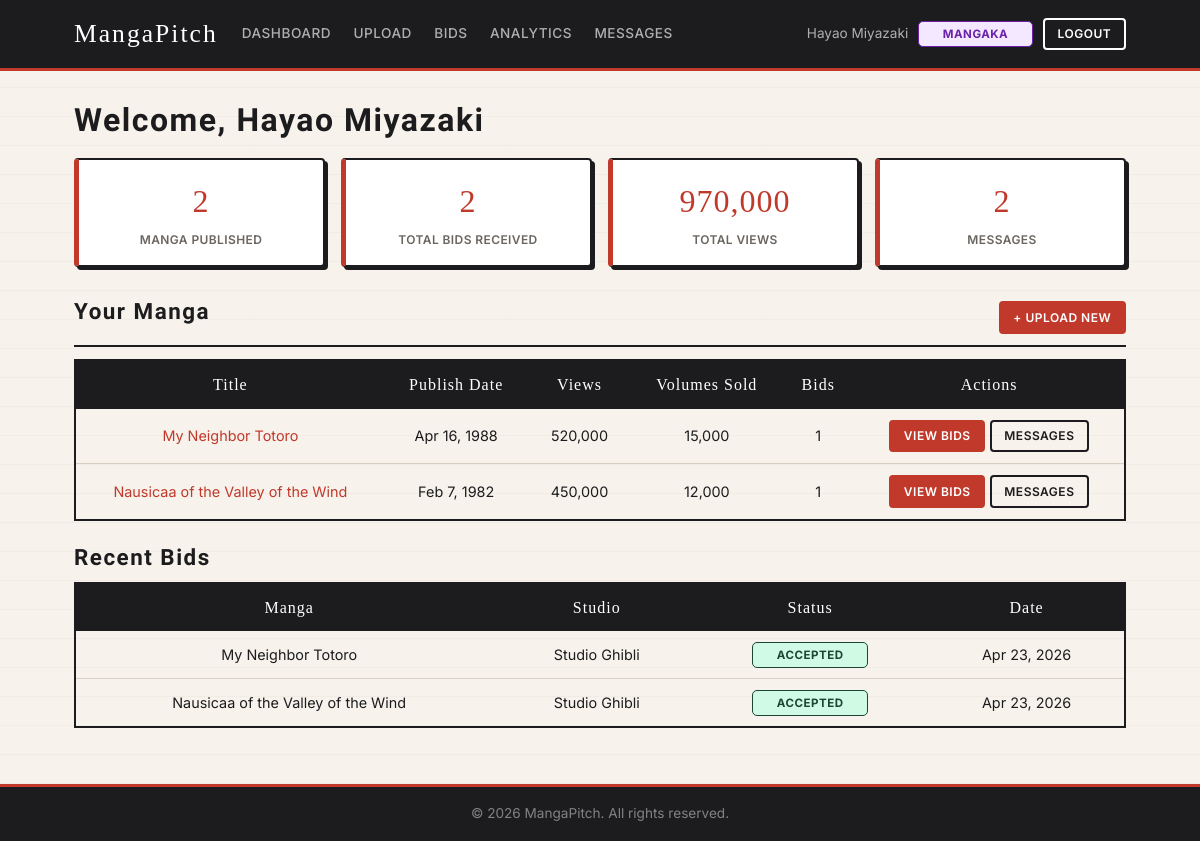
Screenshot of /dashboard/mangaka.php (signed in) with the database file from the repository.
### tables this page shows
CREATE TABLE IF NOT EXISTS `Manga` (
  `MangaID` INT NOT NULL AUTO_INCREMENT,
  `MangakaID` INT NOT NULL,
  `Title` VARCHAR(200) NOT NULL,
  `Synopsis` TEXT DEFAULT NULL,
  `PublishDate` DATE DEFAULT NULL,
  `CoverImage` VARCHAR(255) DEFAULT NULL,
  `PanelImages` TEXT DEFAULT NULL,
  `CreatedAt` TIMESTAMP NOT NULL DEFAULT CURRENT_TIMESTAMP,
  PRIMARY KEY (`MangaID`),
  KEY `idx_manga_mangaka` (`MangakaID`),
  CONSTRAINT `fk_manga_mangaka`
    FOREIGN KEY (`MangakaID`) REFERENCES `Mangaka` (`UserID`)
    ON DELETE CASCADE ON UPDATE CASCADE
);

CREATE TABLE IF NOT EXISTS `Bids` (
  `BidID` INT NOT NULL AUTO_INCREMENT,
  `MangaID` INT NOT NULL,
  `StudioID` INT NOT NULL,
  `BidAmount` DECIMAL(12,2) NOT NULL,
  `Status` ENUM('Pending','Accepted','Rejected','Withdrawn') NOT NULL DEFAULT 'Pending',
  `CreatedAt` TIMESTAMP NOT NULL DEFAULT CURRENT_TIMESTAMP,
  PRIMARY KEY (`BidID`),
  KEY `idx_bids_manga` (`MangaID`),
  KEY `idx_bids_studio` (`StudioID`),
  CONSTRAINT `fk_bids_manga`
    FOREIGN KEY (`MangaID`) REFERENCES `Manga` (`MangaID`)
    ON DELETE CASCADE ON UPDATE CASCADE,
  CONSTRAINT `fk_bids_studio`
    FOREIGN KEY (`StudioID`) REFERENCES `Studio` (`UserID`)
    ON DELETE CASCADE ON UPDATE CASCADE
);

CREATE TABLE IF NOT EXISTS `Users` (
  `UserID` INT NOT NULL AUTO_INCREMENT,
  `Name` VARCHAR(100) NOT NULL,
  `Email` VARCHAR(150) NOT NULL,
  `Password` VARCHAR(255) NOT NULL,
  `Role` ENUM('Mangaka','Studio','Admin') NOT NULL,
  `CreatedAt` TIMESTAMP NOT NULL DEFAULT CURRENT_TIMESTAMP,
  PRIMARY KEY (`UserID`),
  UNIQUE KEY `uq_users_email` (`Email`)
);

### dashboard/mangaka.php (the view, shortened to what this page needs)
<?php
$pdo    = getPDO();
$userID = $_SESSION['user_id'];
$manga = $pdo->prepare("
    SELECT m.MangaID, m.Title, m.PublishDate,
           a.TotalViews, a.VolumesSold,
           COUNT(b.BidID) AS BidCount
    FROM Manga m
    LEFT JOIN Analytics a ON a.MangaID = m.MangaID
    LEFT JOIN Bids      b ON b.MangaID = m.MangaID
    WHERE m.MangakaID = ?
    GROUP BY m.MangaID
    ORDER BY m.CreatedAt DESC
");
$manga->execute([$userID]);
$mangas = $manga->fetchAll();
$bids = $pdo->prepare("
    SELECT b.BidID, b.Status, b.CreatedAt,
           m.Title, s.Name AS StudioName
    FROM Bids b
    JOIN Manga m ON m.MangaID  = b.MangaID
    JOIN Users s ON s.UserID   = b.StudioID
    WHERE m.MangakaID = ?
    ORDER BY b.CreatedAt DESC
    LIMIT 5
");
$bids->execute([$userID]);
$recentBids = $bids->fetchAll();
$msgs = $pdo->prepare("SELECT COUNT(*) FROM Messages WHERE ReceiverID = ?");
$msgs->execute([$userID]);
$msgCount = $msgs->fetchColumn();
?>
<!DOCTYPE html>
<html lang="en">
<head>
    <link rel="stylesheet" href="<?= BASE ?>/assets/css/style.css">
</head>
<body>
<?php require_once '../includes/header.php'; ?>
<main class="container">
    <h2>Welcome, <?= htmlspecialchars($_SESSION['name']) ?></h2>
    <div class="analytics-summary">
        <div class="stat">
            <span class="stat-value"><?= count($mangas) ?></span>
            <span class="stat-label">Manga Published</span>
        </div>
        <div class="stat">
            <span class="stat-value"><?= array_sum(array_column($mangas, 'BidCount')) ?></span>
            <span class="stat-label">Total Bids Received</span>
        </div>
        <div class="stat">
            <span class="stat-value"><?= number_format(array_sum(array_column($mangas, 'TotalViews'))) ?></span>
            <span class="stat-label">Total Views</span>
        </div>
        <div class="stat">
            <span class="stat-value"><?= $msgCount ?></span>
            <span class="stat-label">Messages</span>
        </div>
    </div>
    <div class="section-header">
        <h3>Your Manga</h3>
        <a href="<?= BASE ?>/manga/upload.php" class="btn btn-sm">+ Upload New</a>
    </div>
    <?php if (empty($mangas)): ?>
        <p class="muted">No manga uploaded yet. <a href="<?= BASE ?>/manga/upload.php">Upload your first one.</a></p>
    <?php else: ?>
        <table class="data-table">
            <thead>
                <tr>
                    <th>Title</th>
                    <th>Publish Date</th>
                    <th>Views</th>
                    <th>Volumes Sold</th>
                    <th>Bids</th>
                    <th>Actions</th>
                </tr>
            </thead>
            <tbody>
            <?php foreach ($mangas as $m): ?>
                <tr>
                    <td><a href="<?= BASE ?>/manga/view.php?id=<?= $m['MangaID'] ?>"><?= htmlspecialchars($m['Title']) ?></a></td>
                    <td><?= $m['PublishDate'] ? date('M j, Y', strtotime($m['PublishDate'])) : '—' ?></td>
                    <td><?= number_format($m['TotalViews'] ?? 0) ?></td>
                    <td><?= number_format($m['VolumesSold'] ?? 0) ?></td>
                    <td><?= $m['BidCount'] ?></td>
                    <td>
                        <a href="<?= BASE ?>/bids/index.php" class="btn btn-sm">View Bids</a>
                        <a href="<?= BASE ?>/messages/index.php" class="btn btn-sm btn-secondary">Messages</a>
                    </td>
                </tr>
            <?php endforeach; ?>
            </tbody>
        </table>
    <?php endif; ?>
    <h3>Recent Bids</h3>
    <?php if (empty($recentBids)): ?>
        <p class="muted">No bids yet.</p>
    <?php else: ?>
        <table class="data-table">
            <thead>
                <tr><th>Manga</th><th>Studio</th><th>Status</th><th>Date</th></tr>
            </thead>
            <tbody>
            <?php foreach ($recentBids as $b): ?>
                <tr>
                    <td><?= htmlspecialchars($b['Title']) ?></td>
                    <td><?= htmlspecialchars($b['StudioName']) ?></td>
                    <td><span class="badge badge-<?= strtolower($b['Status']) ?>"><?= $b['Status'] ?></span></td>
                    <td><?= date('M j, Y', strtotime($b['CreatedAt'])) ?></td>
                </tr>
            <?php endforeach; ?>
            </tbody>
        </table>
    <?php endif; ?>
</main>
<?php require_once '../includes/footer.php'; ?>
</body>
</html>

### assets/css/style.css (style rules this page uses)
*, *::before, *::after { box-sizing: border-box; margin: 0; padding: 0; }
:root { --bg: #F7F3EC; --surface: #FFFFFF; --surface2: #F0EBE1; --border: #D6CFC4; --text: #1C1C1E; --text-muted: #6B6560; --accent: #C0392B; --accent-dark: #96281B; --accent-light: #F9ECEA; --success: #1E7E45; --warning: #B45309; --danger: #C0392B; --charcoal: #1C1C1E; --radius: 4px; --panel-border: 3px solid var(--charcoal); }
body { background: var(--bg); background-image: repeating-linear-gradient( 0deg, transparent, transparent 28px, rgba(28,28,30,0.03) 28px, rgba(28,28,30,0.03) 29px ); color: var(--text); font-family: 'Inter', system-ui, sans-serif; font-size: 15px; line-height: 1.6; min-height: 100vh; display: flex; flex-direction: column; }
a { color: var(--accent); text-decoration: none; }
h1, h2, h3 { font-family: 'Rock Salt', cursive; letter-spacing: 1.5px; line-height: 1.1; color: var(--charcoal); }
h2 { font-size: 2rem; margin-bottom: 1.2rem; }
h3 { font-size: 1.4rem; margin-bottom: .8rem; }
.container { width: 100%; max-width: 1100px; margin: 0 auto; padding: 2rem 1.5rem; }
main { flex: 1; }
.btn { display: inline-block; padding: .5rem 1.2rem; background: var(--accent); color: #FFFFFF; border: 2px solid var(--accent); border-radius: var(--radius); cursor: pointer; font-size: .85rem; font-weight: 600; text-transform: uppercase; letter-spacing: .5px; transition: background .15s, color .15s; text-decoration: none; }
.btn-secondary { background: transparent; color: #FFFFFF; border: 2px solid #FFFFFF; }
main .btn-secondary, .auth-container .btn-secondary, .manga-actions .btn-secondary { color: var(--charcoal); border-color: var(--charcoal); }
.btn-sm { padding: .3rem .8rem; font-size: .75rem; }
.badge { display: block; margin-inline: auto; width: max-content; padding: .15rem 1.5rem; border-radius: 5px; font-size: .72rem; font-weight: 700; text-transform: uppercase; letter-spacing: .5px; border: 1.5px solid currentColor; }
.badge-accepted { color: #1A4731; background: #D1FAE5; }
.data-table { width: 100%; border-collapse: collapse; margin-bottom: 1.5rem; font-size: .9rem; border: 2px solid var(--charcoal); }
.data-table th { background: var(--charcoal); color: #FFFFFF; padding: .68rem .9rem; text-align: center; font-family: 'Bangers', cursive; font-size: 1rem; font-weight: 400; letter-spacing: 1px; }
.data-table td { padding: .68rem 1rem; text-align: center; border-bottom: 1px solid var(--border); }
.data-table tr:last-child td { border-bottom: none; }
.analytics-summary { display: flex; flex-wrap: wrap; gap: 1rem; margin-bottom: 2rem; }
.stat { flex: 1; min-width: 140px; background: var(--surface); border: 2px solid var(--charcoal); border-left: 5px solid var(--accent); border-radius: var(--radius); padding: 1rem 1.2rem; display: flex; flex-direction: column; align-items: center; text-align: center; box-shadow: 3px 3px 0 var(--charcoal); }
.stat-value { font-family: 'Bangers', cursive; font-size: 2rem; letter-spacing: 1px; color: var(--accent); }
.stat-label { font-size: .75rem; color: var(--text-muted); margin-top: .2rem; font-weight: 600; text-transform: uppercase; letter-spacing: .4px; }
.section-header { display: flex; align-items: center; justify-content: space-between; margin-bottom: .8rem; padding-bottom: .5rem; border-bottom: 2px solid var(--charcoal); }

### rows the page displays
manga: Title "My Neighbor Totoro", PublishDate "Apr 16, 1988", TotalViews "520,000", VolumesSold "15,000", BidCount "1"
manga: Title "Nausicaa of the Valley of the Wind", PublishDate "Feb 7, 1982", TotalViews "450,000", VolumesSold "12,000", BidCount "1"
bids: MangaID.Title "My Neighbor Totoro", users.Name "Studio Ghibli", Status "ACCEPTED", CreatedAt "Apr 23, 2026"
bids: MangaID.Title "Nausicaa of the Valley of the Wind", users.Name "Studio Ghibli", Status "ACCEPTED", CreatedAt "Apr 23, 2026"

### other values shown
$name "Hayao Miyazaki"
$role "MANGAKA"
$_SESSION['name'] "Hayao Miyazaki"
count($mangas) "2"
array_sum(array_column($mangas, 'BidCount')) "2"
array_sum(array_column($mangas, 'TotalViews')) "970,000"
$msgCount "2"
